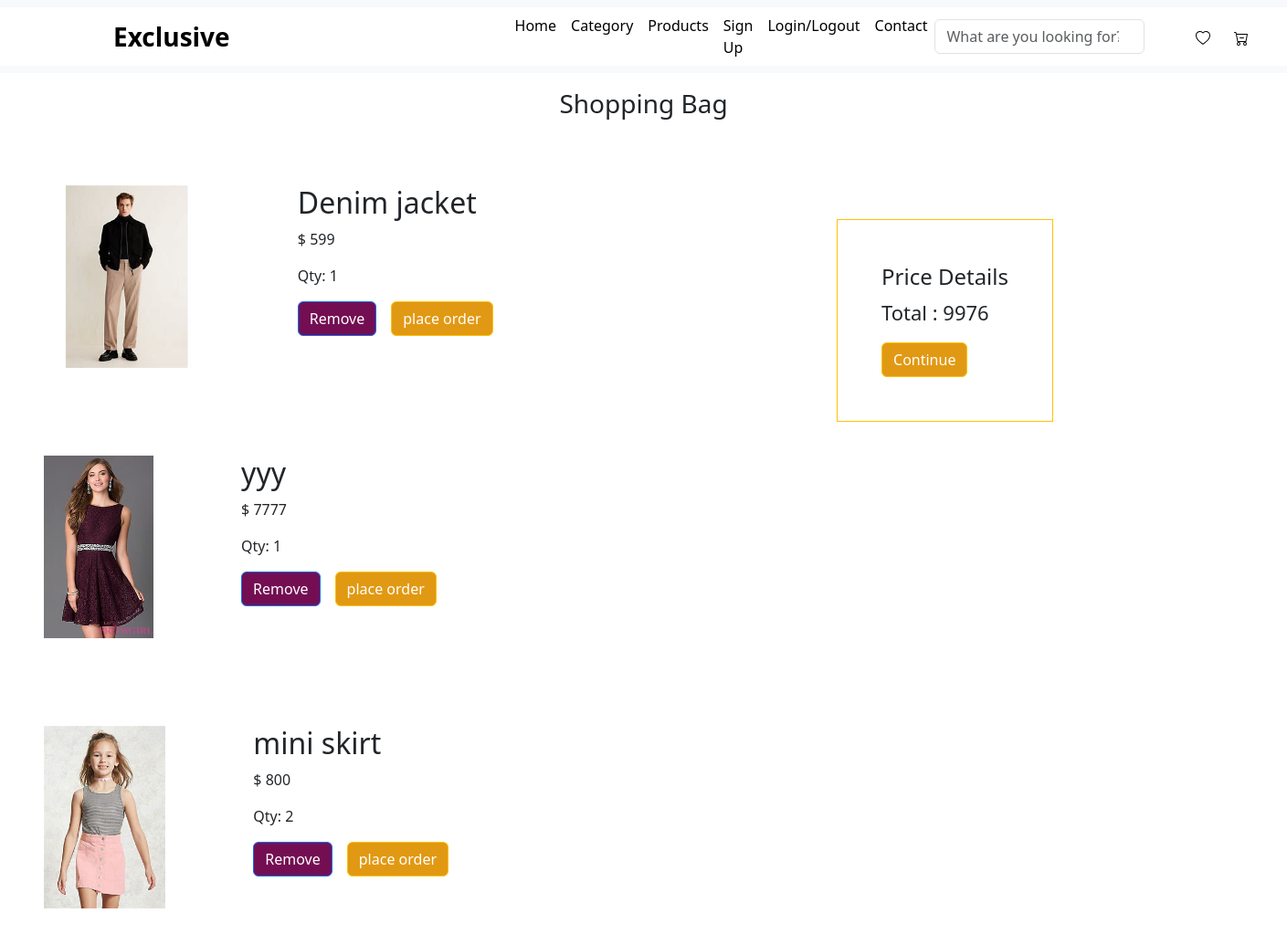
The app's page /cart (signed in) with its own data.
### app/models.py (models this page shows, shortened)
class Cart(models.Model):
    user=models.ForeignKey(User,on_delete=models.CASCADE)
    product=models.ForeignKey(product,on_delete=models.CASCADE)
    quantity = models.PositiveIntegerField(default=1)
    totals=models.IntegerField(default=1)
    rate=models.IntegerField(default=1)

class product(models.Model):
    Category=models.ForeignKey(category,on_delete=models.CASCADE)
    name=models.CharField(max_length=200)
    rate=models.IntegerField()
    image=models.FileField(upload_to='products/images')
    description=models.TextField()

### app/views.py (the view)
# urls.py: path('cart', views.cartpage, name='cartproduct'),
def cartpage(request):
    if request.user.is_authenticated:
        cartitems = Cart.objects.filter(user=request.user)
        totalprice=sum(item.quantity * item.product.rate for item in cartitems)
        both={
            'productsincart': cartitems,
            'total':totalprice,
        }
        return render(request, 'cart.html',both)
    else:
        return redirect('loginpage' )

### templates/cart.html (shortened to what this page needs)
<!DOCTYPE html>
{% load static %}
<html lang="en">
<head>
    <link rel="stylesheet" href="{% static "css/cart1.css" %}">
</head>
<body>
    <header>{% include "header.html" %}</header>
    <h3 class="shopbag">Shopping Bag</h3>
    {% if productsincart %}
        {% for item in productsincart %}
           <div style="display: flex;">
                <div class="views">
                    <img src="{{ item.product.image.url }}" style="height: 200px;" alt="">
                </div>
                <div class="button" style="padding: 3em;">
                    <h2>{{ item.product.name }}</h2>
                    <p> $ {{ item.product.rate }} </p>
                    <p>Qty: {{ item.quantity }}</p>
                    <div style="display: flex; gap: 1em;">
                        <form method="POST" action="{% url 'remove' item.id %}">
                            <button type="submit" style="background-color: rgb(116, 14, 82);" class="btn btn-primary" >Remove</button>
                        </form>
                        <div>
                           <button type="button" style="background-color: rgb(225, 153, 19);color:white;" class="btn btn-warning"> place order</button>
                        </div>
                    </div>
                </div>
           </div>
        {% endfor %}
    {% else %}
        <div class="cartempty">
            <p >Your cart is empty !</p>
        </div>
    {% endif %}
    {% if productsincart %}
        <div class="box border border-warning p-5" >
            <h4>Price Details</h4>
            <div  >
                <p style=" font-size: 22px;"> Total : {{total}}</p>
            </div>
            <a href="{% url "order"  %}">
                <button type="submit" style="background-color: rgb(225, 153, 19);color:white;" class="btn btn-warning">Continue</button>
            </a>
        </div>
    {% endif %}
</body>
</html>

### static/css/cart1.css (style rules this page uses)
.shopbag { text-align: center; padding: 0.6em; }
.views { padding: 3em; }
.box { position: absolute; right: 16em; top: 15em; border: 0.5em; border-color: black; }

### records on screen
Cart: product.image (picture), product.name "Denim jacket", product.rate "599", quantity "1"
Cart: product.image (picture), product.name "yyy", product.rate "7777", quantity "1"
Cart: product.image (picture), product.name "mini skirt", product.rate "800", quantity "2"

### other values on screen
{{ total }} "9976"
